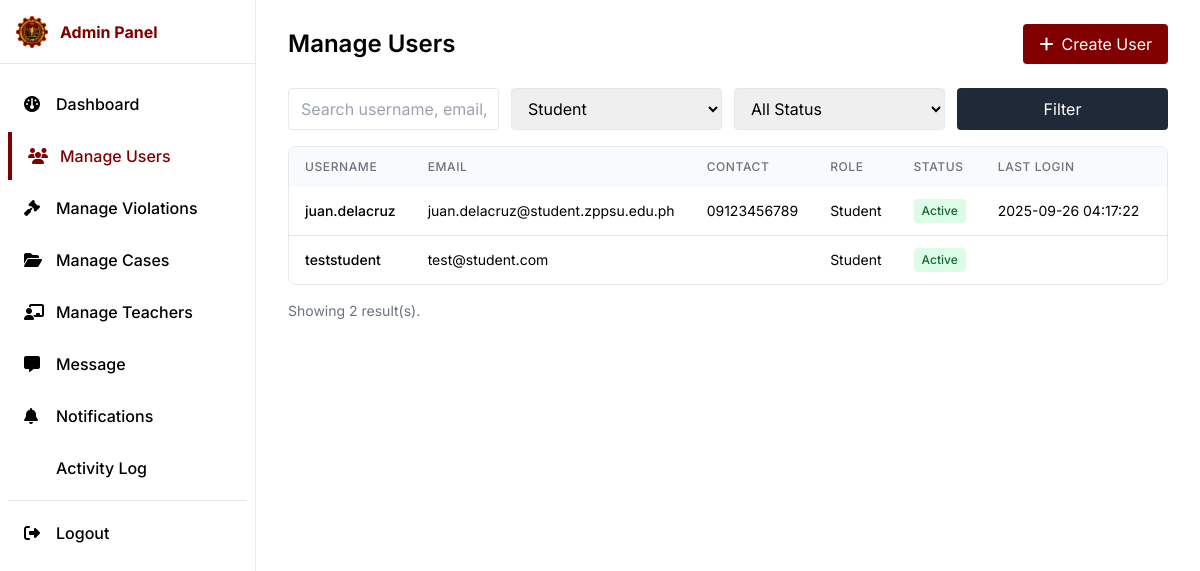
The page /pages/Admin/manage-user.php?role=3 on the database its author committed.
### tables this page shows
CREATE TABLE `users` (
  `id` bigint(20) UNSIGNED NOT NULL,
  `username` varchar(100) NOT NULL,
  `password_hash` varchar(255) NOT NULL,
  `email` varchar(150) DEFAULT NULL,
  `contact_number` varchar(30) DEFAULT NULL,
  `role_id` tinyint(3) UNSIGNED NOT NULL,
  `is_active` tinyint(1) NOT NULL DEFAULT 1,
  `last_login` datetime DEFAULT NULL,
  `created_at` timestamp NOT NULL DEFAULT current_timestamp(),
  `updated_at` timestamp NULL DEFAULT NULL ON UPDATE current_timestamp()
);

CREATE TABLE `roles` (
  `id` tinyint(3) UNSIGNED NOT NULL,
  `name` varchar(50) NOT NULL,
  `description` varchar(255) DEFAULT NULL,
  `created_at` timestamp NOT NULL DEFAULT current_timestamp()
);

### pages/Admin/manage-user.php (the view, shortened to what this page needs)
<?php
  require_once __DIR__ . '/../../database/database.php';
  $q = trim($_GET['q'] ?? '');
  $filter_role = (int)($_GET['role'] ?? 0);
  $filter_status = ($_GET['status'] ?? '') !== '' ? (int)$_GET['status'] : null;
  $roles = $pdo->query('SELECT id, name, description FROM roles ORDER BY name ASC')->fetchAll(PDO::FETCH_ASSOC);
  $where = [];
  $params = [];
  if ($filter_role > 0) { $where[] = 'u.role_id = ?'; $params[] = $filter_role; }
  $whereSql = $where ? ('WHERE ' . implode(' AND ', $where)) : '';
  $usersStmt = $pdo->prepare("SELECT u.id, u.username, u.email, u.contact_number, u.role_id, u.is_active, u.last_login, r.name AS role_name
                              FROM users u
                              JOIN roles r ON r.id = u.role_id
                              $whereSql
                              ORDER BY u.created_at DESC");
  $usersStmt->execute($params);
  $users = $usersStmt->fetchAll(PDO::FETCH_ASSOC);
?>
<?php $pageTitle = 'Manage Users - SDMS'; include_once __DIR__ . '/../../components/admin-head.php'; ?>
<div class="md:ml-64">
  <?php include_once __DIR__ . '/../../components/admin-sidebar.php'; ?>
  <main class="px-4 md:px-8 py-6">
    <div class="max-w-7xl mx-auto">
      <div class="flex justify-between items-center mb-6">
        <h1 class="text-2xl font-semibold text-dark">Manage Users</h1>
        <div class="flex flex-wrap items-center justify-end gap-2 sm:flex-nowrap">
          <button id="btnOpenCreateUser" class="w-full sm:w-auto px-4 py-2 bg-primary text-white rounded hover:opacity-90 transition-colors"><i class="fa fa-plus mr-2"></i>Create User</button>
        </div>
      </div>
      <form method="get" class="mb-4 grid grid-cols-1 sm:grid-cols-2 lg:grid-cols-4 gap-3">
        <input type="text" name="q" value="<?php echo htmlspecialchars($q); ?>" placeholder="Search username, email, contact" class="border rounded px-3 py-2 w-full" />
        <select name="role" class="border rounded px-3 py-2 w-full">
          <?php foreach ($roles as $r): ?>
            <option value="<?php echo (int)$r['id']; ?>" <?php echo $filter_role===(int)$r['id']?'selected':''; ?>><?php echo htmlspecialchars($r['name']); ?></option>
          <?php endforeach; ?>
        </select>
        <select name="status" class="border rounded px-3 py-2 w-full">
          <option value="" <?php echo $filter_status===null?'selected':''; ?>>All Status</option>
        </select>
        <button class="px-4 py-2 bg-gray-800 text-white rounded hover:bg-gray-700">Filter</button>
      </form>
      <div class="overflow-x-auto bg-white border border-gray-200 rounded-lg">
        <table class="w-full whitespace-nowrap">
          <thead class="bg-gray-50">
            <tr>
              <th class="px-4 py-3 text-left text-xs font-medium text-gray-500 uppercase tracking-wider">Username</th>
              <th class="px-4 py-3 text-left text-xs font-medium text-gray-500 uppercase tracking-wider">Email</th>
              <th class="px-4 py-3 text-left text-xs font-medium text-gray-500 uppercase tracking-wider">Contact</th>
              <th class="px-4 py-3 text-left text-xs font-medium text-gray-500 uppercase tracking-wider">Role</th>
              <th class="px-4 py-3 text-left text-xs font-medium text-gray-500 uppercase tracking-wider">Status</th>
              <th class="px-4 py-3 text-left text-xs font-medium text-gray-500 uppercase tracking-wider">Last Login</th>
              <th class="px-4 py-3 text-right text-xs font-medium text-gray-500 uppercase tracking-wider">Actions</th>
            </tr>
          </thead>
          <tbody class="divide-y divide-gray-200">
            <?php if (!$users): ?>
              <tr><td colspan="7" class="px-4 py-6 text-center text-gray-500">No users found.</td></tr>
            <?php else: ?>
              <?php foreach ($users as $u): ?>
                <tr class="hover:bg-gray-50">
                  <td class="px-4 py-3 text-sm font-medium text-dark"><?php echo htmlspecialchars($u['username']); ?></td>
                  <td class="px-4 py-3 text-sm"><?php echo htmlspecialchars($u['email'] ?? ''); ?></td>
                  <td class="px-4 py-3 text-sm"><?php echo htmlspecialchars($u['contact_number'] ?? ''); ?></td>
                  <td class="px-4 py-3 text-sm"><?php echo htmlspecialchars($u['role_name']); ?></td>
                  <td class="px-4 py-3 text-sm">
                    <?php if ((int)$u['is_active'] === 1): ?>
                      <span class="inline-flex items-center px-2 py-1 text-xs font-medium bg-green-100 text-green-800 rounded">Active</span>
                    <?php else: ?>
                      <span class="inline-flex items-center px-2 py-1 text-xs font-medium bg-red-100 text-red-800 rounded">Deactivated</span>
                    <?php endif; ?>
                  </td>
                  <td class="px-4 py-3 text-sm"><?php echo htmlspecialchars($u['last_login'] ?? ''); ?></td>
                  <td class="px-4 py-3 text-sm">
                  </td>
                </tr>
              <?php endforeach; ?>
            <?php endif; ?>
          </tbody>
        </table>
      </div>
      <div class="mt-4 text-sm text-gray-500">Showing <?php echo count($users); ?> result(s).</div>
    </div>
  </main>
</div>
<?php include_once __DIR__ . '/../../components/admin-footer.php'; ?>

### css/brand-fallback.css (style rules this page uses)
:root { --brand-primary: #800000; --brand-secondary: #a52a2a; }
.bg-primary { background-color: var(--brand-primary) !important; }

### components/admin-head.php (style rules this page uses)
body { font-family: 'Inter', ui-sans-serif, system-ui, -apple-system, Segoe UI, Roboto, Helvetica, Arial, "Apple Color Emoji", "Segoe UI Emoji"; }

### rows shown on the page
users: username "juan.delacruz", email "juan.delacruz@student.zppsu.edu.ph", contact_number "09123456789", role.name "Student", is_active "Active", last_login "2025-09-26 04:17:22"
users: username "teststudent", email "test@student.com", role.name "Student", is_active "Active"

### other values the page prints
count($users) "2"
form field role "Student"
